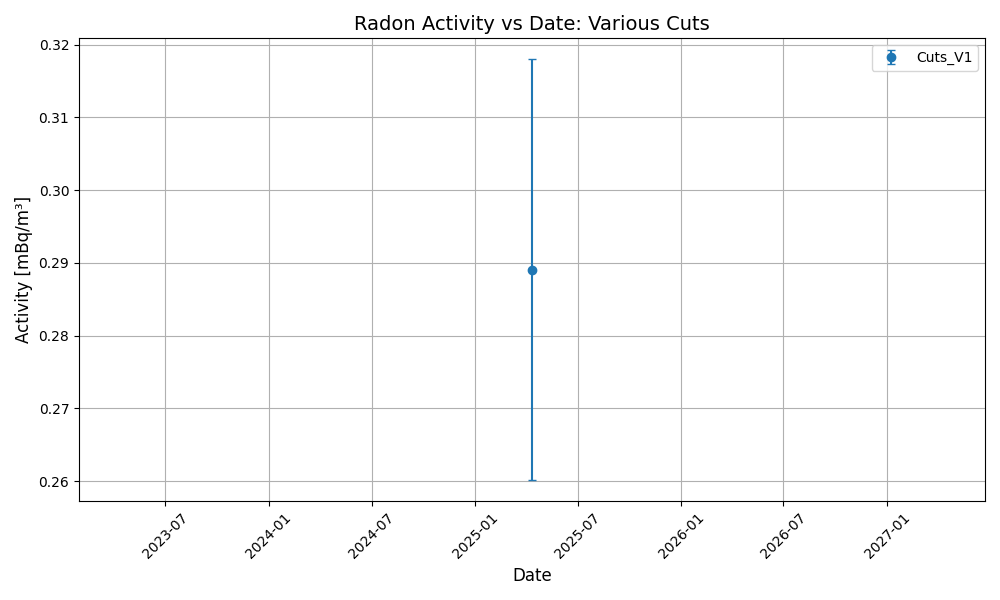

This figure's Python source:
import pandas as pd
import matplotlib.pyplot as plt
from datetime import datetime

#def plot_graph(V1_csv_path, V2_csv_path ..., vN_csv_path):
def plot_graph(V1_csv_path):
    """
    Function to plot the activity values obtained from my analysis alongside Antoine's analysis
    """
    # Cuts V1 data
    df1 = pd.read_csv(V1_csv_path)
    df1['date'] = pd.to_datetime(df1['time_Unix'], unit='s')

    # Cuts V2 data
    #df2 = pd.read_csv(V2_csv_path)
    #df2['date'] = pd.to_datetime(df2['time_Unix'], unit='s')
    # ... etc for different versions

    # Plot activity with uncertainties
    plt.figure(figsize=(10,6))
    plt.errorbar(df1['date'], df1['A_mBq_m-3'], yerr=df1['Delta_A'], fmt='o', capsize=3, label=r"Cuts_V1")
    #plt.errorbar(df2['date'], df2["A_mBq_m-3"], yerr=df2["Delta_A"], fmt='s', capsize=3, label='1e1alpha channel analysis')
    plt.xlabel("Date", fontsize=12)
    plt.ylabel("Activity [mBq/m³]", fontsize=12)
    plt.title("Radon Activity vs Date: Various Cuts", fontsize=14)
    plt.xticks(rotation=45)
    plt.tight_layout()
    plt.legend()
    plt.grid(True)

    # Save plot as PNG
    plt.savefig("/sps/nemo/scratch/elvin/graphics/activity_different_cuts.png")

if __name__ == "__main__":
    plot_graph("/sps/nemo/scratch/elvin/csvs/real_data_summary_V1.csv")